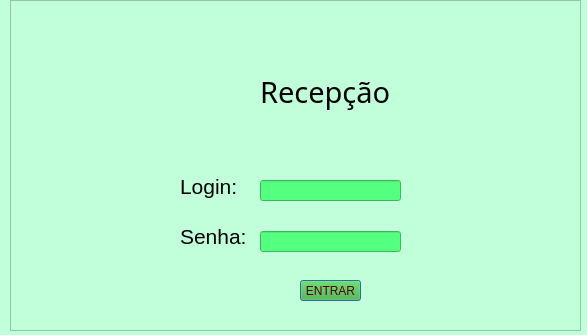
<?xml version="1.0" encoding="UTF-8"?>
<ui version="4.0">
 <class>DialogLoginRecepcao</class>
 <widget class="QDialog" name="DialogLoginRecepcao">
  <property name="geometry">
   <rect>
    <x>0</x>
    <y>0</y>
    <width>587</width>
    <height>335</height>
   </rect>
  </property>
  <property name="windowTitle">
   <string>Login da Recepção</string>
  </property>
  <property name="styleSheet">
   <string notr="true">background-color: rgb(192, 255, 218);</string>
  </property>
  <widget class="QFrame" name="frameLoginRecepcao">
   <property name="geometry">
    <rect>
     <x>10</x>
     <y>0</y>
     <width>571</width>
     <height>331</height>
    </rect>
   </property>
   <property name="frameShape">
    <enum>QFrame::StyledPanel</enum>
   </property>
   <property name="frameShadow">
    <enum>QFrame::Raised</enum>
   </property>
   <widget class="QLabel" name="labelSenhaRecepcao">
    <property name="geometry">
     <rect>
      <x>170</x>
      <y>221</y>
      <width>71</width>
      <height>31</height>
     </rect>
    </property>
    <property name="font">
     <font>
      <pointsize>16</pointsize>
     </font>
    </property>
    <property name="text">
     <string>Senha:</string>
    </property>
   </widget>
   <widget class="QLineEdit" name="lineEditSenhaRecepcao">
    <property name="geometry">
     <rect>
      <x>250</x>
      <y>231</y>
      <width>141</width>
      <height>21</height>
     </rect>
    </property>
    <property name="styleSheet">
     <string notr="true">background-color: rgb(85, 255, 127);</string>
    </property>
    <property name="text">
     <string/>
    </property>
    <property name="echoMode">
     <enum>QLineEdit::Password</enum>
    </property>
   </widget>
   <widget class="QLabel" name="labelLoginRecepcao">
    <property name="geometry">
     <rect>
      <x>170</x>
      <y>171</y>
      <width>61</width>
      <height>31</height>
     </rect>
    </property>
    <property name="font">
     <font>
      <pointsize>16</pointsize>
     </font>
    </property>
    <property name="text">
     <string>Login:</string>
    </property>
   </widget>
   <widget class="QLabel" name="labelTituloRecepcao">
    <property name="geometry">
     <rect>
      <x>250</x>
      <y>71</y>
      <width>171</width>
      <height>41</height>
     </rect>
    </property>
    <property name="font">
     <font>
      <family>Castellar</family>
      <pointsize>22</pointsize>
     </font>
    </property>
    <property name="text">
     <string>Recepção</string>
    </property>
   </widget>
   <widget class="QLabel" name="labelLogo">
    <property name="geometry">
     <rect>
      <x>140</x>
      <y>41</y>
      <width>91</width>
      <height>81</height>
     </rect>
    </property>
    <property name="text">
     <string/>
    </property>
    <property name="pixmap">
     <pixmap>logoHospital.png</pixmap>
    </property>
   </widget>
   <widget class="QLineEdit" name="lineEditLoginRecepcao">
    <property name="geometry">
     <rect>
      <x>250</x>
      <y>180</y>
      <width>141</width>
      <height>21</height>
     </rect>
    </property>
    <property name="styleSheet">
     <string notr="true">background-color: rgb(85, 255, 127);</string>
    </property>
    <property name="text">
     <string/>
    </property>
   </widget>
   <widget class="QLabel" name="labelLogo_2">
    <property name="geometry">
     <rect>
      <x>120</x>
      <y>50</y>
      <width>91</width>
      <height>71</height>
     </rect>
    </property>
    <property name="text">
     <string/>
    </property>
    <property name="pixmap">
     <pixmap>Formularios/logoHospital.png</pixmap>
    </property>
   </widget>
   <widget class="QPushButton" name="pushButtoneEntrarRecepcao">
    <property name="geometry">
     <rect>
      <x>290</x>
      <y>280</y>
      <width>61</width>
      <height>21</height>
     </rect>
    </property>
    <property name="styleSheet">
     <string notr="true">background-color: rgb(57, 175, 48);
color: rgb(85, 0, 0);</string>
    </property>
    <property name="text">
     <string>ENTRAR</string>
    </property>
   </widget>
  </widget>
 </widget>
 <resources/>
 <connections/>
</ui>
